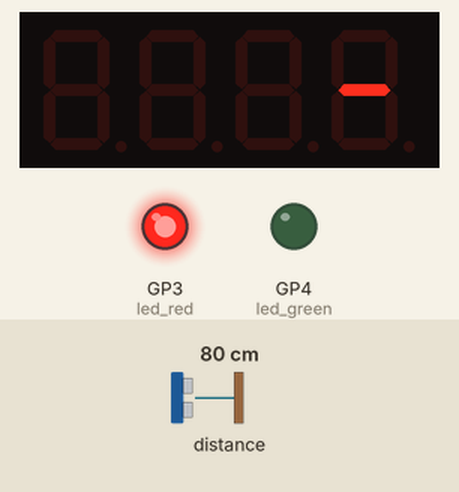
Recording of a program running on a simulated Raspberry Pi Pico running MicroPython. Parts: 4-digit seven-segment display, output pins drawn as LEDs (lit = HIGH). Inputs (shaded band) come from the test bench; at power-on: distance to the obstacle 80 cm. Files the program writes start out absent; threads take turns every 2 ms; files that are not in the repository are absent; the clock reads 2024-03-15 10:24:30 at power-on unless the program sets it; library files of the repository ran but are not shown: tm1637.py; pins used as bus, display or sensor lines are not drawn; what the program prints to the serial console is not drawn.

Above: at 1.5 s.
1.6 s: distance to the obstacle set to 135 cm
3.5 s: distance to the obstacle set to 143 cm
At 4.9 s:
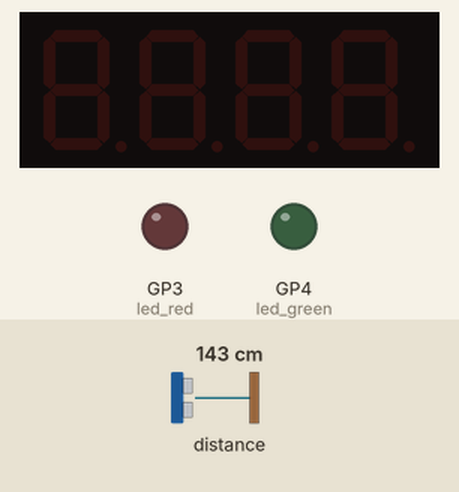
6.5 s: distance to the obstacle set to 60 cm
At 14.3 s:
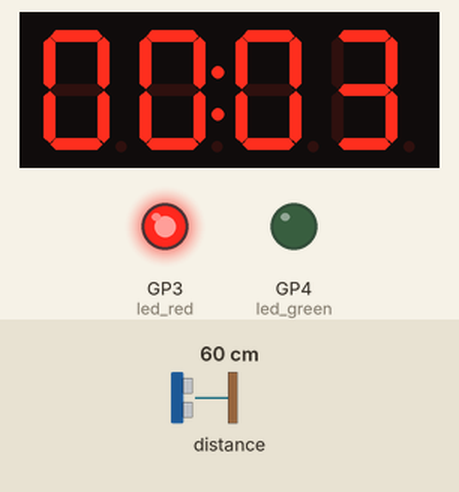
Timing chart, 0 to 15.5 s (numbered marks = the images above; inputs shaded):
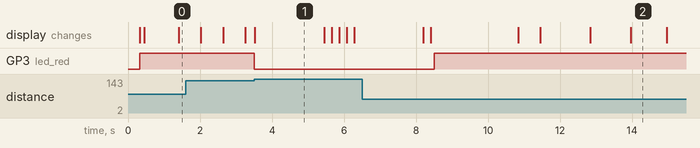

Measured:
- the behaviour switches between 139 and 140 cm on distance to the obstacle (found by bisection; images 0 and 1)
- after the input at 3.5 s, GP3 (led_red): HIGH → LOW at once
- after the input at 6.5 s, GP3 (led_red): LOW → HIGH after 2.0 s

The program:

garage_parking_assistant.py
```python
####### Pico Parking Help 3.7 #######


import time, machine, gc, tm1637, _thread
from machine import Pin, I2C
from tof import VL53L1X
from micropython import const


# Led + button
button = Pin(2, Pin.IN, Pin.PULL_DOWN)
led_red = Pin(3, Pin.OUT, Pin.PULL_DOWN, value = 0)    # type: ignore
led_green = Pin(4, Pin.OUT, Pin.PULL_DOWN, value = 0)  # type: ignore


# Globals / Constants
min_distance = const(400)                 # min distance for car detetion (mm)
max_distance = const(1400)                # max distance for car detetion (mm)
error_distance = const(8000)              # error sensor reading = about 8000+
min_park_time = const(6)                  # ignore if parking took < min_park_time s
max_park_time = const(2*60)               # ignore if parking took > max_park_time s
sensor_samples = const(5)                 # samples per checkup
display_brightness = 2                    # brightness 1-7
parking_check = False                     # car detected?
parking_error = False                     # error?
start_time = 0                            # used for debouncing + counting
highscore = "0"                           # highscore str


####### Functions #######


# Read highscore from flash
def read_highscore_from_flash():
    try:
        with open("highscore.csv", "r") as f:
            highscore = f.readline(8)
        if len(highscore) != 4:
            raise ValueError("Invalid highscore value")

    except (OSError, ValueError) as e:
        print(f"Error: {e}")
        with open("highscore.csv", "w") as f:
                f.write("0000")
                highscore = "0000"
    return highscore


# Save new highscore to flash
def save_highscore_to_flash(minutes, seconds):
    data = "{:02d}{:02d}".format(minutes, seconds)
    try:
        with open("highscore.csv", "w") as f:
            f.write(data)
    except:
        pass
    return data


# Init time-of-Flight sensor (tof)
def init_tof_sensor():
    i2c = I2C(0, scl = Pin(1), sda = Pin(0))
    if 0x29 not in i2c.scan():
        print("Failed to find device")
        machine.reset()
    tof = VL53L1X(i2c)
    return tof


# Time.sleep() exactly 1s including code block
def sleep_ms(ms):
    global start_time
    elapsed_time = time.ticks_ms() - start_time
    sleep_time = ms - elapsed_time
    if sleep_time > 0:
        time.sleep_ms(sleep_time)
    start_time = time.ticks_ms()


# Sensor samples average + car present?
def check_for_car(nr = sensor_samples):
    avg_list = []
    for i in range(nr):
        avg_list.append(tof.read())
    car_distance = int (sum(avg_list) / len(avg_list))
    if min_distance < car_distance < max_distance:
        return True
    else:
        return False


# Display highscore interrupt ("pin" used for pico interrupts)
def display_show_highscore(pin):
    display.brightness(display_brightness)
    while True:
        display.show(highscore, True)
        time.sleep_ms(50)
        if button.value() == 0:
            time.sleep(5)
            display.write([0, 0, 0, 0])
            display.brightness(0)
            break


# Display standby animation (2nd thread)
def display_standby():
    while True:
        display.brightness(display_brightness)
        display.scroll("-", 200)
        for i in range(100):
            time.sleep_ms(15)
            if parking_check:
                display_start_counting()
                break


# Display counting animation (2nd thread)
def display_start_counting():
    global start_time, highscore
    minutes = 0
    seconds = 0
    display.brightness(display_brightness)
    start_time = time.ticks_ms()

    # counter 00:00
    while parking_check:
        display.numbers(minutes, seconds)
        seconds += 1
        if seconds == 60:
            seconds = 0
            minutes += 1
        sleep_ms(1000)
    display.numbers(minutes, seconds)

    # false positive?
    if parking_error:
        display.write([0, 0, 0, 0])
        display.brightness(0)
        led_green.value(0)
        led_red.value(0)
        _thread.exit()

    # highscore? save to flash mem
    current_highscore = (int(highscore[:2]) * 60) + int(highscore[2:])          # (minutes x 60) + (seconds)
    if (minutes * 60 + seconds) < current_highscore and current_highscore != 0:
        highscore = save_highscore_to_flash(minutes, seconds)
        time.sleep(4)
        for i in range(2):
            display.brightness(7)
            display.scroll('High    score')
            display.show(highscore, True)
            time.sleep(3)
            display.brightness(display_brightness)
    _thread.exit()


# Sensor logic
def sensor_logic():
    global parking_check, parking_error
    parking_check = True
    button.irq(trigger=Pin.IRQ_RISING, handler = None)  #type: ignore
    park_time = time.time()

    while True:
        sensor_read = tof.read()
        if sensor_read > error_distance:
            continue
        elif sensor_read < max_distance:
            if not led_red.value():
                led_red.value(1)
        else:
            parking_check = False # stops counting thread
            break

    # outside of expected range?
    park_time = time.time() - park_time
    if min_park_time > park_time or park_time > max_park_time:
        led_red.value(0)
        button.irq(trigger=Pin.IRQ_RISING, handler = display_show_highscore)
        parking_error = True
        time.sleep(5)
        parking_error = False
        _thread.start_new_thread(display_standby, ())

    else:
        # toggle green led, parking complete!
        led_green.value(1)
        for i in range(5):
            led_green.toggle()
            led_red.toggle()
            time.sleep(0.5)
        led_red.value(0)
        led_green.value(1)

        # restart interupt handler, sleep 30s, cleanup
        button.irq(trigger=Pin.IRQ_RISING, handler = display_show_highscore)
        time.sleep(30)
        led_green.value(0)
        display.write([0, 0, 0, 0])
        display.brightness(0)
        gc.collect()

        # Succes! loop forever
        while True:
            try:
                pass
            except:
                pass


# Init display, distance sensor
tof = init_tof_sensor()
highscore = read_highscore_from_flash()
display = tm1637.TM1637(clk = Pin(15), dio = Pin(14))
display.write([0, 0, 0, 0])
display.brightness(0)


# Main loop
def main_core():
    _thread.start_new_thread(display_standby, ())
    while True:
        try:
            for i in range(const(5000)):
                average = check_for_car()
                if average:
                    sensor_logic()
            gc.collect()
        except KeyboardInterrupt:
            exit()
        except:
            machine.reset() # error? reboot
            pass


# Interrupt init, start main loop
button.irq(trigger = Pin.IRQ_FALLING, handler = display_show_highscore)
main_core()
```

tof.py
```python
import machine, time

VL51L1X_DEFAULT_CONFIGURATION = bytes([
0x00, # 0x2d : set bit 2 and 5 to 1 for fast plus mode (1MHz I2C), else don't touch */
0x00, # 0x2e : bit 0 if I2C pulled up at 1.8V, else set bit 0 to 1 (pull up at AVDD) */
0x00, # 0x2f : bit 0 if GPIO pulled up at 1.8V, else set bit 0 to 1 (pull up at AVDD) */
0x01, # 0x30 : set bit 4 to 0 for active high interrupt and 1 for active low (bits 3:0 must be 0x1), use SetInterruptPolarity() */
0x02, # 0x31 : bit 1 = interrupt depending on the polarity, use CheckForDataReady() */
0x00, # 0x32 : not user-modifiable */
0x02, # 0x33 : not user-modifiable */
0x08, # 0x34 : not user-modifiable */
0x00, # 0x35 : not user-modifiable */
0x08, # 0x36 : not user-modifiable */
0x10, # 0x37 : not user-modifiable */
0x01, # 0x38 : not user-modifiable */
0x01, # 0x39 : not user-modifiable */
0x00, # 0x3a : not user-modifiable */
0x00, # 0x3b : not user-modifiable */
0x00, # 0x3c : not user-modifiable */
0x00, # 0x3d : not user-modifiable */
0xff, # 0x3e : not user-modifiable */
0x00, # 0x3f : not user-modifiable */
0x0F, # 0x40 : not user-modifiable */
0x00, # 0x41 : not user-modifiable */
0x00, # 0x42 : not user-modifiable */
0x00, # 0x43 : not user-modifiable */
0x00, # 0x44 : not user-modifiable */
0x00, # 0x45 : not user-modifiable */
0x20, # 0x46 : interrupt configuration 0->level low detection, 1-> level high, 2-> Out of window, 3->In window, 0x20-> New sample ready , TBC */
0x0b, # 0x47 : not user-modifiable */
0x00, # 0x48 : not user-modifiable */
0x00, # 0x49 : not user-modifiable */
0x02, # 0x4a : not user-modifiable */
0x0a, # 0x4b : not user-modifiable */
0x21, # 0x4c : not user-modifiable */
0x00, # 0x4d : not user-modifiable */
0x00, # 0x4e : not user-modifiable */
0x05, # 0x4f : not user-modifiable */
0x00, # 0x50 : not user-modifiable */
0x00, # 0x51 : not user-modifiable */
0x00, # 0x52 : not user-modifiable */
0x00, # 0x53 : not user-modifiable */
0xc8, # 0x54 : not user-modifiable */
0x00, # 0x55 : not user-modifiable */
0x00, # 0x56 : not user-modifiable */
0x38, # 0x57 : not user-modifiable */
0xff, # 0x58 : not user-modifiable */
0x01, # 0x59 : not user-modifiable */
0x00, # 0x5a : not user-modifiable */
0x08, # 0x5b : not user-modifiable */
0x00, # 0x5c : not user-modifiable */
0x00, # 0x5d : not user-modifiable */
0x01, # 0x5e : not user-modifiable */
0xdb, # 0x5f : not user-modifiable */
0x0f, # 0x60 : not user-modifiable */
0x01, # 0x61 : not user-modifiable */
0xf1, # 0x62 : not user-modifiable */
0x0d, # 0x63 : not user-modifiable */
0x01, # 0x64 : Sigma threshold MSB (mm in 14.2 format for MSB+LSB), use SetSigmaThreshold(), default value 90 mm  */
0x68, # 0x65 : Sigma threshold LSB */
0x00, # 0x66 : Min count Rate MSB (MCPS in 9.7 format for MSB+LSB), use SetSignalThreshold() */
0x80, # 0x67 : Min count Rate LSB */
0x08, # 0x68 : not user-modifiable */
0xb8, # 0x69 : not user-modifiable */
0x00, # 0x6a : not user-modifiable */
0x00, # 0x6b : not user-modifiable */
0x00, # 0x6c : Intermeasurement period MSB, 32 bits register, use SetIntermeasurementInMs() */
0x00, # 0x6d : Intermeasurement period */
0x0f, # 0x6e : Intermeasurement period */
0x89, # 0x6f : Intermeasurement period LSB */
0x00, # 0x70 : not user-modifiable */
0x00, # 0x71 : not user-modifiable */
0x00, # 0x72 : distance threshold high MSB (in mm, MSB+LSB), use SetD:tanceThreshold() */
0x00, # 0x73 : distance threshold high LSB */
0x00, # 0x74 : distance threshold low MSB ( in mm, MSB+LSB), use SetD:tanceThreshold() */
0x00, # 0x75 : distance threshold low LSB */
0x00, # 0x76 : not user-modifiable */
0x01, # 0x77 : not user-modifiable */
0x0f, # 0x78 : not user-modifiable */
0x0d, # 0x79 : not user-modifiable */
0x0e, # 0x7a : not user-modifiable */
0x0e, # 0x7b : not user-modifiable */
0x00, # 0x7c : not user-modifiable */
0x00, # 0x7d : not user-modifiable */
0x02, # 0x7e : not user-modifiable */
0xc7, # 0x7f : ROI center, use SetROI() */
0xff, # 0x80 : XY ROI (X=Width, Y=Height), use SetROI() */
0x9B, # 0x81 : not user-modifiable */
0x00, # 0x82 : not user-modifiable */
0x00, # 0x83 : not user-modifiable */
0x00, # 0x84 : not user-modifiable */
0x01, # 0x85 : not user-modifiable */
0x01, # 0x86 : clear interrupt, use ClearInterrupt() */
0x40  # 0x87 : start ranging, use StartRanging() or StopRanging(), If you want an automatic start after VL53L1X_init() call, put 0x40 in location 0x87 */
])
class VL53L1X:
    def __init__(self,i2c, address=0x29):
        self.i2c = i2c
        self.address = address
        self.reset()
        time.sleep_ms(1)
        if self.read_model_id() != 0xEACC:
            raise RuntimeError('Failed to find expected ID register values. Check wiring!')
        # write default configuration
        self.i2c.writeto_mem(self.address, 0x2D, VL51L1X_DEFAULT_CONFIGURATION, addrsize=16)
        #time.sleep_ms(100)
        # the API triggers this change in VL53L1_init_and_start_range() once a
        # measurement is started; assumes MM1 and MM2 are disabled
        self.writeReg16Bit(0x001E, self.readReg16Bit(0x0022) * 4)
        time.sleep_ms(200)

    def writeReg(self, reg, value):
        return self.i2c.writeto_mem(self.address, reg, bytes([value]), addrsize=16)
    def writeReg16Bit(self, reg, value):
        return self.i2c.writeto_mem(self.address, reg, bytes([(value >> 8) & 0xFF, value & 0xFF]), addrsize=16)
    def readReg(self, reg):
        return self.i2c.readfrom_mem(self.address, reg, 1, addrsize=16)[0]
    def readReg16Bit(self, reg):
        data = self.i2c.readfrom_mem(self.address, reg, 2, addrsize=16)
        return (data[0]<<8) + data[1]
    def read_model_id(self):
        return self.readReg16Bit(0x010F)
    def reset(self):
        self.writeReg(0x0000, 0x00)
        time.sleep_ms(100)
        self.writeReg(0x0000, 0x01)
    def read(self):
        data = self.i2c.readfrom_mem(self.address, 0x0089, 17, addrsize=16) # RESULT__RANGE_STATUS
        range_status = data[0]
        # report_status = data[1]
        stream_count = data[2]
        dss_actual_effective_spads_sd0 = (data[3]<<8) + data[4]
        # peak_signal_count_rate_mcps_sd0 = (data[5]<<8) + data[6]
        ambient_count_rate_mcps_sd0 = (data[7]<<8) + data[8]
        # sigma_sd0 = (data[9]<<8) + data[10]
        # phase_sd0 = (data[11]<<8) + data[12]
        final_crosstalk_corrected_range_mm_sd0 = (data[13]<<8) + data[14]
        peak_signal_count_rate_crosstalk_corrected_mcps_sd0 = (data[15]<<8) + data[16]
        #status = None
        #if range_status in (17, 2, 1, 3):
            #status = "HardwareFail"
        #elif range_status == 13:
            #status = "MinRangeFail"
        #elif range_status == 18:
            #status = "SynchronizationInt"
        #elif range_status == 5:
            #status = "OutOfBoundsFail"
        #elif range_status == 4:
            #status = "SignalFail"
        #elif range_status == 6:
            #status = "SignalFail"
        #elif range_status == 7:
            #status = "WrapTargetFail"
        #elif range_status == 12:
            #status = "XtalkSignalFail"
        #elif range_status == 8:
            #status = "RangeValidMinRangeClipped"
        #elif range_status == 9:
            #if stream_count == 0:
                #status = "RangeValidNoWrapCheckFail"
            #else:
                #status = "OK"
        return final_crosstalk_corrected_range_mm_sd0
```
